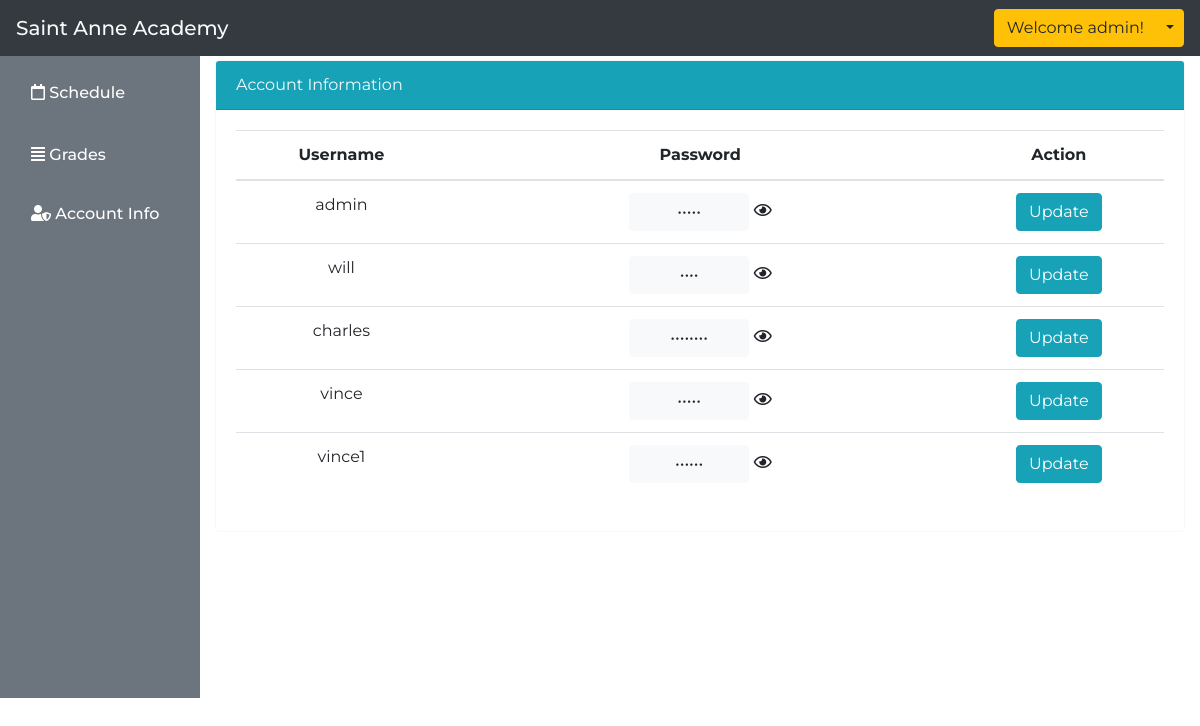
The page /student/account.php (signed in) on the database its author committed.
### tables this page shows
CREATE TABLE `users` (
  `user_id` int(11) NOT NULL,
  `faculty_id` varchar(255) NOT NULL,
  `lrn` varchar(255) NOT NULL,
  `username` varchar(255) NOT NULL,
  `password` varchar(255) NOT NULL,
  `status` enum('0','1') NOT NULL,
  `role` enum('student','faculty','enrollment officer','admin') NOT NULL
);

### student/account.php (the view, shortened to what this page needs)
<?php require 'layouts/student_header.php'; ?>
<div class="float-right col-10" style="margin-top: 5%;">
    <div class="card border-light mb-3" style="max-width: 100%;">
        <div class="card-header bg-info text-light">Account Information</div>
        <div class="card-body">
            <table class="table text-center">
                <thead>
                    <tr>
                        <th scope="col">Username</th>
                        <th scope="col">Password</th>
                        <th scope="col">Action</th>
                    </tr>
                </thead>
                <tbody>
                    <?php
                        $con = mysqli_connect("localhost", "root", "", "enrollment");
                        $id = $_SESSION['lrn'];
                        $sql = mysqli_query($con, "select lrn, username, password from users where lrn = '$id'");
                        while($row = mysqli_fetch_array($sql)) {
                    ?>
                    <tr>
                        <td><?php echo $row['username']; ?></td>
                        <td>
                            <input class="btn btn-light w-25" readonly type="password" value="<?php echo $row['password'] ?>" id="password">
                            <i class="far fa-eye" onmouseover="mouseoverPass();" onmouseout="mouseoutPass();"></i>
                        </td>
                        <td>
                            <button type="button" class="btn btn-info" data-toggle="modal" data-target="#update<?php echo $row['lrn'] ?>">
                                Update
                            </button>
                        </td>
                    </tr>
                        <?php } ?>
                </tbody>
            </table>
        </div>
    </div>
</div>
<?php require 'layouts/student_footer.php'; ?>

### student/layouts/student_header.php (style rules this page uses)
body { font-family: Montserrat; }

### rows shown on the page
users: username "admin"
users: username "will"
users: username "charles"
users: username "vince"
users: username "vince1"

### other values the page prints
$_SESSION['username'] "admin"
